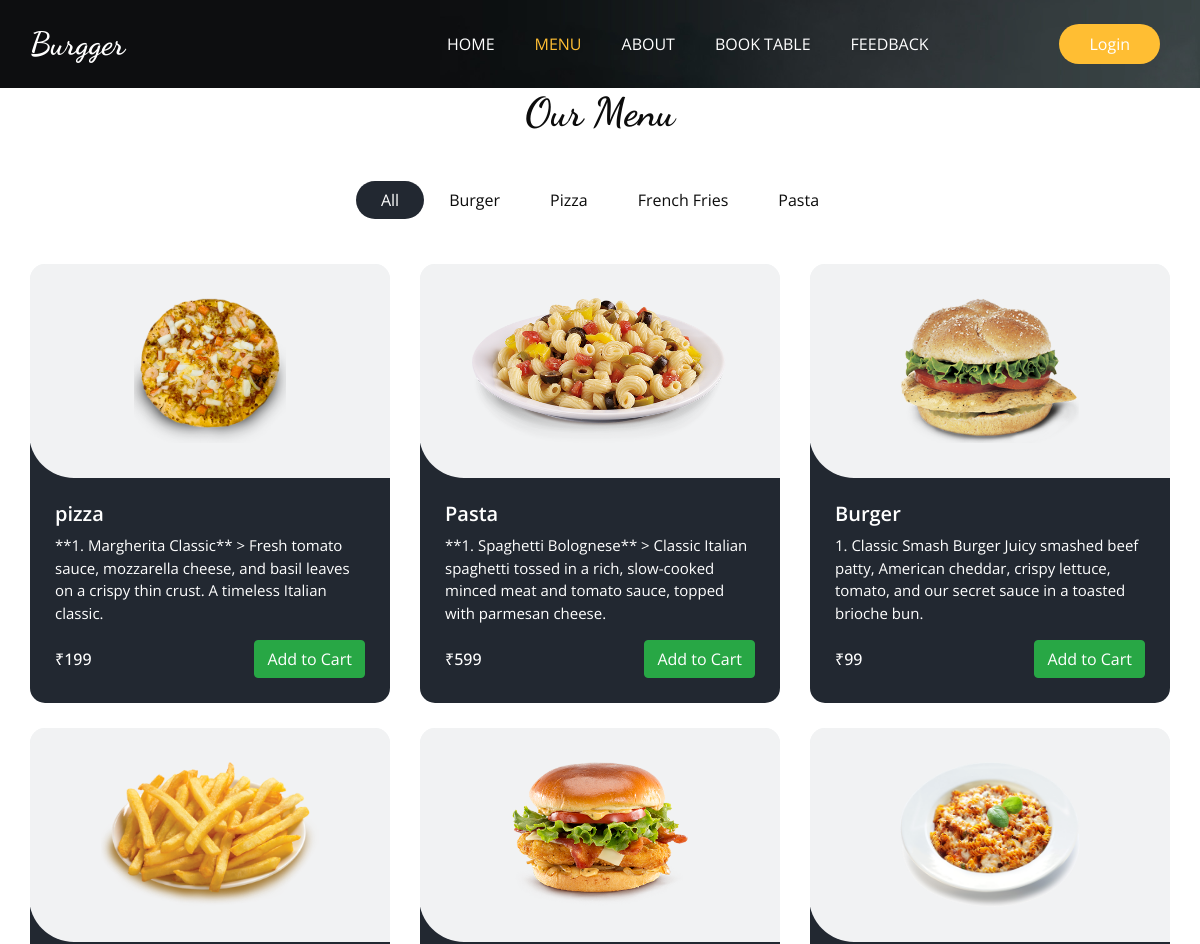
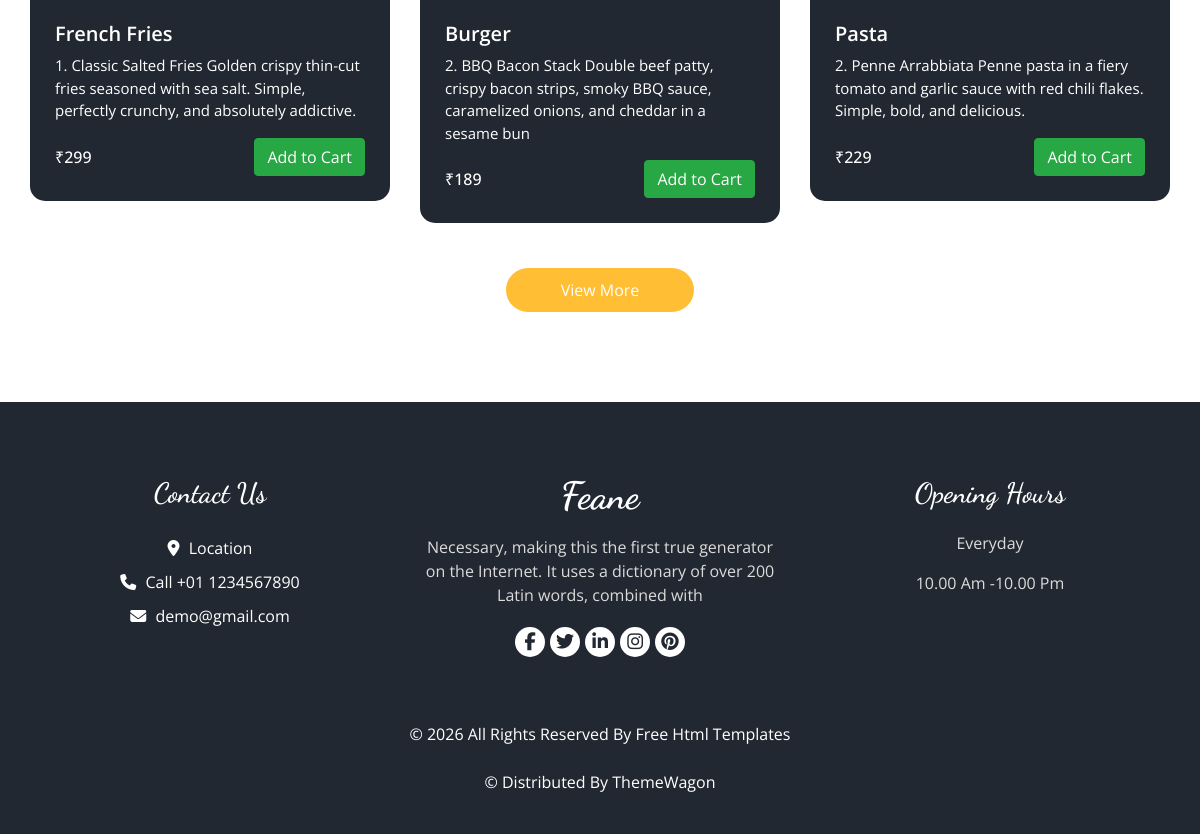
The app's page /menu/ with its own data (2 pictures, top to bottom).
### Base_App/models.py (models this page shows, shortened)
class ItemList(models.Model):
    Category_name = models.CharField(max_length=15)
    def __str__(self):
        return self.Category_name

class Items(models.Model):
    Item_name = models.CharField(max_length=40)
    description = models.TextField(blank=False)
    Price = models.IntegerField()
    Category = models.ForeignKey(ItemList, related_name='Name', on_delete=models.CASCADE)
    Image = models.ImageField(upload_to='items/')

### Base_App/views.py (the view)
# urls.py: path('menu/', MenuView, name='Menu'),
def MenuView(request):
    items = Items.objects.all()
    list = ItemList.objects.all()
    return render(request, 'menu.html', {'items': items, 'list': list})

### Template/menu.html (shortened to what this page needs)
{% extends "base.html" %}
{% block class %}class="sub_page"{% endblock class %}
{% block menu_status %}active{% endblock menu_status %}
{% load static %}
{% block main %}
  <section class="food_section layout_padding-bottom">
    <div class="container">
      <div class="heading_container heading_center">
        <h2>Our Menu</h2>
      </div>
      <ul class="filters_menu">
        <li class="active" data-filter="*">All</li>
        {% for i in list %}
        <li data-filter=".{{ i.Category_name }}">{{ i.Category_name }}</li>
        {% endfor %}
      </ul>
      <div class="filters-content">
        <div class="row grid">
          {% for j in items %}
          <div class="col-sm-6 col-lg-4 all {{ j.Category.Category_name }}">
            <div class="box">
              <div>
                <div class="img-box">
                  <img src="{{ j.Image.url }}" alt="{{ j.Item_name }}">
                </div>
                <div class="detail-box">
                  <h5>{{ j.Item_name }}</h5>
                  <p>{{ j.description }}</p>
                  <div class="options">
                    <h6>₹{{ j.Price }}</h6>
                    <button
                      class="btn btn-success add-to-cart"
                      data-item-id="{{ j.id }}"
                      data-item-name="{{ j.Item_name }}"
                      data-item-price="{{ j.Price }}">
                      Add to Cart
                    </button>
                  </div>
                </div>
              </div>
            </div>
          </div>
          {% empty %}
          <div class="col-12 text-center">
            <p>No menu items found. Please add items from the admin panel.</p>
          </div>
          {% endfor %}
        </div>
      </div>
      <div class="btn-box">
        <a href="">View More</a>
      </div>
    </div>
  </section>
{% endblock main %}

### Template/base.html (shortened to what this page needs)
<!DOCTYPE html>
<html>
{% load static %}
<head>
  <link rel="stylesheet" type="text/css" href="{% static 'css/bootstrap.css' %}" />
  <link rel="stylesheet" type="text/css" href="https://cdnjs.cloudflare.com/ajax/libs/OwlCarousel2/2.3.4/assets/owl.carousel.min.css" />
  <link rel="stylesheet" href="https://cdnjs.cloudflare.com/ajax/libs/jquery-nice-select/1.1.0/css/nice-select.min.css" />
  <link href="{% static 'css/font-awesome.min.css' %}" rel="stylesheet" />
  <link href="{% static 'css/style.css' %}" rel="stylesheet" />
  <link href="{% static 'css/responsive.css' %}" rel="stylesheet" />
</head>
<body {% block class %}{% endblock class %}>
  <div class="hero_area">
    <div class="bg-box">
      <img src="{% static 'images/hero-bg.jpg' %}" alt="">
    </div>
    <header class="header_section">
      <div class="container">
        <nav class="navbar navbar-expand-lg custom_nav-container ">
          <a class="navbar-brand" href="{% url "Home" %}">
            <span>
              Burgger
            </span>
          </a>
          <div class="collapse navbar-collapse" id="navbarSupportedContent">
            <ul class="navbar-nav  mx-auto ">
              <li class="nav-item {% block home_status %}{% endblock home_status %}">
                <a class="nav-link" href="{% url "Home" %}">Home <span class="sr-only">(current)</span></a>
              </li>
              <li class="nav-item {% block menu_status %}{% endblock menu_status %}">
                <a class="nav-link " href="{% url "Menu" %}">Menu</a>
              </li>
              <li class="nav-item {% block about_status %}{% endblock about_status %}">
                <a class="nav-link" href="{% url "About" %}">About</a>
              </li>
              <li class="nav-item {% block table_status %}{% endblock table_status %}">
                <a class="nav-link" href="{% url "Book_Table" %}">Book Table</a>
              </li>
              <li class="nav-item {% block feedback_status %}{% endblock feedback_status %}">
                <a class="nav-link" href="{% url "Feedback_Form" %}">Feedback</a>
              </li>
            </ul>
            <div class="user_option">
              <div class="user_option">
                {% if user.is_authenticated %}
                  <span style="background-color: #f8c6c6; color: #000; padding: 5px 10px; border-radius: 5px; font-weight: bold;">
                    {{ user.username }}
                  </span>
                  <a href="{% url 'logout' %}" class="btn btn-secondary">Logout</a>
                  <button id="cart-button" class="btn btn-primary">
                    <i class="fa fa-shopping-cart"></i> Cart
                  </button>
                {% else %}
                  <a href="{% url 'login' %}" class="btn order_online">Login</a>
                {% endif %}
              </div>
            </div>
          </div>
        </nav>
      </div>
    </header>
  </div>
 {% block main %}{% endblock main %}
  <footer class="footer_section">
    <div class="container">
      <div class="row">
        <div class="col-md-4 footer-col">
          <div class="footer_contact">
            <h4>
              Contact Us
            </h4>
            <div class="contact_link_box">
              <a href="">
                <i class="fa fa-map-marker" aria-hidden="true"></i>
                <span>
                  Location
                </span>
              </a>
              <a href="">
                <i class="fa fa-phone" aria-hidden="true"></i>
                <span>
                  Call +01 1234567890
                </span>
              </a>
              <a href="">
                <i class="fa fa-envelope" aria-hidden="true"></i>
                <span>
                  demo@gmail.com
                </span>
              </a>
            </div>
          </div>
        </div>
        <div class="col-md-4 footer-col">
          <div class="footer_detail">
            <a href="" class="footer-logo">
              Feane
            </a>
            <p>
              Necessary, making this the first true generator on the Internet. It uses a dictionary of over 200 Latin words, combined with
            </p>
            <div class="footer_social">
              <a href="">
                <i class="fa fa-facebook" aria-hidden="true"></i>
              </a>
              <a href="">
                <i class="fa fa-twitter" aria-hidden="true"></i>
              </a>
              <a href="">
                <i class="fa fa-linkedin" aria-hidden="true"></i>
              </a>
              <a href="">
                <i class="fa fa-instagram" aria-hidden="true"></i>
              </a>
              <a href="">
                <i class="fa fa-pinterest" aria-hidden="true"></i>
              </a>
            </div>
          </div>
        </div>
        <div class="col-md-4 footer-col">
          <h4>
            Opening Hours
          </h4>
          <p>
            Everyday
          </p>
          <p>
            10.00 Am -10.00 Pm
          </p>
        </div>
      </div>
      <div class="footer-info">
        <p>
          &copy; <span id="displayYear"></span> All Rights Reserved By
          <a href="https://html.design/">Free Html Templates</a><br><br>
          &copy;  Distributed By
          <a href="https://themewagon.com/" target="_blank">ThemeWagon</a>
        </p>
      </div>
    </div>
  </footer>
</body>
</html>

### static/css/responsive.css (style rules this page uses)
@media (min-width: 1200px) { .container { max-width: 1170px; } }

### records on screen
ItemList: Category_name "Burger"
ItemList: Category_name "Pizza"
ItemList: Category_name "French Fries"
ItemList: Category_name "Pasta"
Items: Image (picture), Item_name "pizza", description "**1. Margherita Classic** > Fresh tomato sauce, mozzarella cheese, and basil leaves on a crispy thin crust. A timeless Italian classic.", Price "199"
Items: Image (picture), Item_name "Pasta", description "**1. Spaghetti Bolognese** > Classic Italian spaghetti tossed in a rich, slow-cooked minced meat and tomato sauce, topped with parmesan cheese.", Price "599"
Items: Image (picture), Item_name "Burger", description "1. Classic Smash Burger Juicy smashed beef patty, American cheddar, crispy lettuce, tomato, and our secret sauce in a toasted brioche bun.", Price "99"
Items: Image (picture), Item_name "French Fries", description "1. Classic Salted Fries Golden crispy thin-cut fries seasoned with sea salt. Simple, perfectly crunchy, and absolutely addictive.", Price "299"
Items: Image (picture), Item_name "Burger", description "2. BBQ Bacon Stack Double beef patty, crispy bacon strips, smoky BBQ sauce, caramelized onions, and cheddar in a sesame bun", Price "189"
Items: Image (picture), Item_name "Pasta", description "2. Penne Arrabbiata Penne pasta in a fiery tomato and garlic sauce with red chili flakes. Simple, bold, and delicious.", Price "229"
